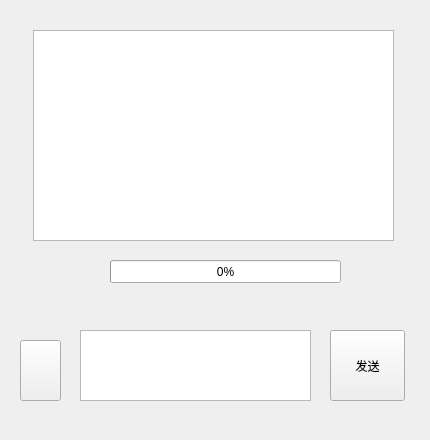
<?xml version="1.0" encoding="UTF-8"?>
<ui version="4.0">
 <class>Communicate</class>
 <widget class="QWidget" name="Communicate">
  <property name="geometry">
   <rect>
    <x>0</x>
    <y>0</y>
    <width>430</width>
    <height>440</height>
   </rect>
  </property>
  <property name="font">
   <font>
    <family>Microsoft YaHei UI</family>
   </font>
  </property>
  <property name="windowTitle">
   <string>Form</string>
  </property>
  <widget class="QPushButton" name="send">
   <property name="geometry">
    <rect>
     <x>330</x>
     <y>330</y>
     <width>75</width>
     <height>71</height>
    </rect>
   </property>
   <property name="text">
    <string>发送</string>
   </property>
  </widget>
  <widget class="QTextEdit" name="message_box">
   <property name="geometry">
    <rect>
     <x>80</x>
     <y>330</y>
     <width>231</width>
     <height>71</height>
    </rect>
   </property>
  </widget>
  <widget class="QTextEdit" name="show">
   <property name="geometry">
    <rect>
     <x>33</x>
     <y>30</y>
     <width>361</width>
     <height>211</height>
    </rect>
   </property>
   <property name="readOnly">
    <bool>true</bool>
   </property>
  </widget>
  <widget class="QPushButton" name="choose_file">
   <property name="geometry">
    <rect>
     <x>20</x>
     <y>340</y>
     <width>41</width>
     <height>61</height>
    </rect>
   </property>
   <property name="text">
    <string/>
   </property>
   <property name="icon">
    <iconset resource="resource.qrc">
     <normaloff>:/icon/images/加.svg</normaloff>:/icon/images/加.svg</iconset>
   </property>
   <property name="iconSize">
    <size>
     <width>32</width>
     <height>32</height>
    </size>
   </property>
  </widget>
  <widget class="QProgressBar" name="progress">
   <property name="geometry">
    <rect>
     <x>110</x>
     <y>260</y>
     <width>231</width>
     <height>23</height>
    </rect>
   </property>
   <property name="value">
    <number>0</number>
   </property>
  </widget>
 </widget>
 <resources>
  <include location="resource.qrc"/>
 </resources>
 <connections/>
</ui>
